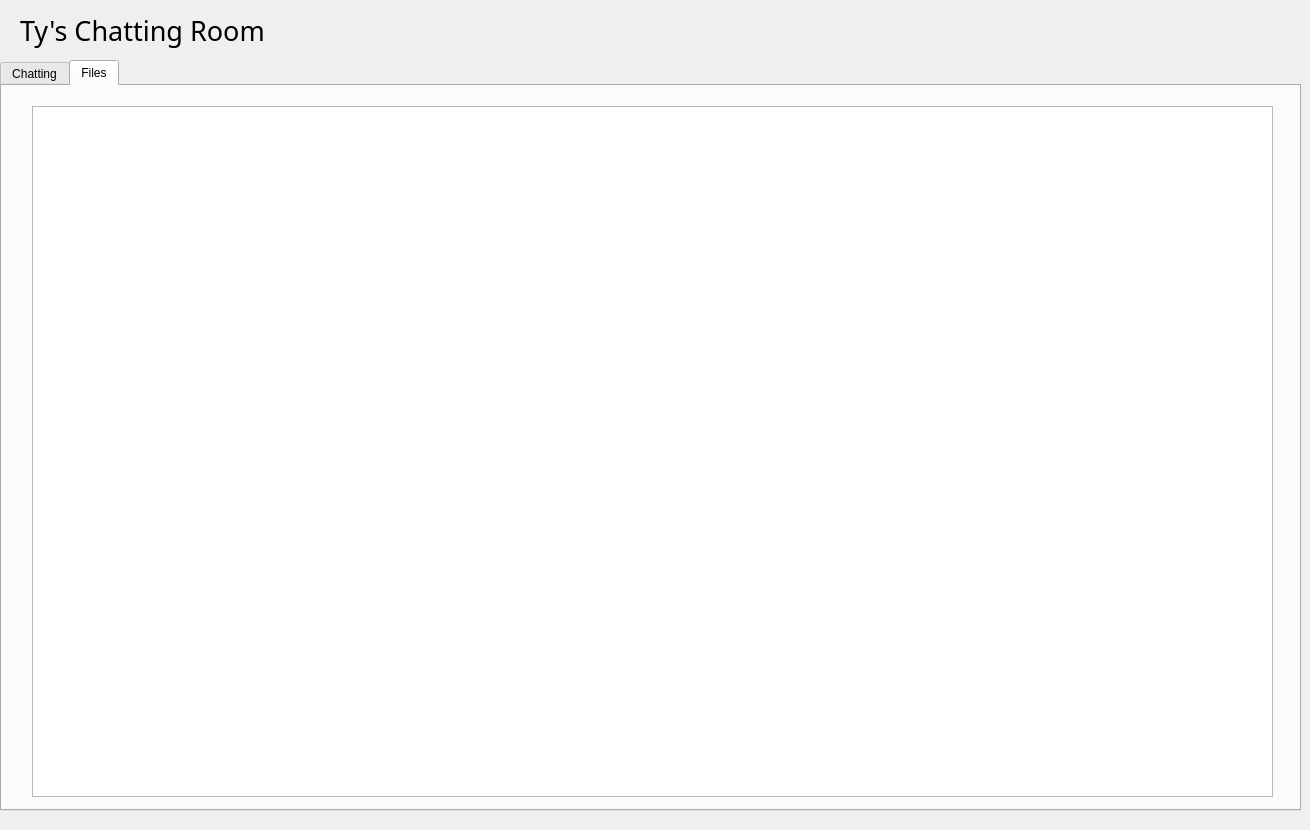
<?xml version="1.0" encoding="UTF-8"?>
<ui version="4.0">
 <class>Dialog</class>
 <widget class="QDialog" name="Dialog">
  <property name="geometry">
   <rect>
    <x>0</x>
    <y>0</y>
    <width>1310</width>
    <height>830</height>
   </rect>
  </property>
  <property name="windowTitle">
   <string>Dialog</string>
  </property>
  <widget class="QLabel" name="label">
   <property name="geometry">
    <rect>
     <x>20</x>
     <y>0</y>
     <width>321</width>
     <height>61</height>
    </rect>
   </property>
   <property name="font">
    <font>
     <family>Helvetica-Condensed-Black-Se</family>
     <pointsize>20</pointsize>
    </font>
   </property>
   <property name="text">
    <string>Ty's Chatting Room</string>
   </property>
  </widget>
  <widget class="QTabWidget" name="tabWidget">
   <property name="geometry">
    <rect>
     <x>0</x>
     <y>60</y>
     <width>1301</width>
     <height>751</height>
    </rect>
   </property>
   <property name="currentIndex">
    <number>1</number>
   </property>
   <widget class="QWidget" name="Chatting">
    <attribute name="title">
     <string>Chatting</string>
    </attribute>
    <widget class="QPlainTextEdit" name="Edit">
     <property name="geometry">
      <rect>
       <x>20</x>
       <y>490</y>
       <width>931</width>
       <height>151</height>
      </rect>
     </property>
    </widget>
    <widget class="QLabel" name="label_2">
     <property name="geometry">
      <rect>
       <x>980</x>
       <y>0</y>
       <width>321</width>
       <height>51</height>
      </rect>
     </property>
     <property name="font">
      <font>
       <family>Helvetica-Condensed-Black-Se</family>
       <pointsize>16</pointsize>
      </font>
     </property>
     <property name="cursor">
      <cursorShape>ArrowCursor</cursorShape>
     </property>
     <property name="text">
      <string>Your own Information</string>
     </property>
     <property name="textFormat">
      <enum>Qt::RichText</enum>
     </property>
     <property name="scaledContents">
      <bool>false</bool>
     </property>
     <property name="alignment">
      <set>Qt::AlignCenter</set>
     </property>
    </widget>
    <widget class="QLabel" name="label_3">
     <property name="geometry">
      <rect>
       <x>1010</x>
       <y>70</y>
       <width>81</width>
       <height>30</height>
      </rect>
     </property>
     <property name="font">
      <font>
       <family>Helvetica-Condensed-Black-Se</family>
       <pointsize>10</pointsize>
      </font>
     </property>
     <property name="text">
      <string>name:</string>
     </property>
    </widget>
    <widget class="QLabel" name="label_5">
     <property name="geometry">
      <rect>
       <x>1010</x>
       <y>140</y>
       <width>81</width>
       <height>30</height>
      </rect>
     </property>
     <property name="font">
      <font>
       <family>Helvetica-Condensed-Black-Se</family>
       <pointsize>10</pointsize>
      </font>
     </property>
     <property name="text">
      <string>age:</string>
     </property>
    </widget>
    <widget class="QLabel" name="label_4">
     <property name="geometry">
      <rect>
       <x>1010</x>
       <y>210</y>
       <width>81</width>
       <height>30</height>
      </rect>
     </property>
     <property name="font">
      <font>
       <family>Helvetica-Condensed-Black-Se</family>
       <pointsize>10</pointsize>
      </font>
     </property>
     <property name="text">
      <string>adrress:</string>
     </property>
    </widget>
    <widget class="QPushButton" name="send">
     <property name="geometry">
      <rect>
       <x>700</x>
       <y>650</y>
       <width>112</width>
       <height>41</height>
      </rect>
     </property>
     <property name="text">
      <string>send</string>
     </property>
    </widget>
    <widget class="QPushButton" name="close">
     <property name="geometry">
      <rect>
       <x>840</x>
       <y>650</y>
       <width>112</width>
       <height>41</height>
      </rect>
     </property>
     <property name="text">
      <string>close</string>
     </property>
    </widget>
    <widget class="QWidget" name="verticalLayoutWidget">
     <property name="geometry">
      <rect>
       <x>1109</x>
       <y>50</y>
       <width>171</width>
       <height>201</height>
      </rect>
     </property>
     <layout class="QVBoxLayout" name="verticalLayout">
      <item>
       <widget class="QLabel" name="name">
        <property name="font">
         <font>
          <family>Helvetica-Condensed-Black-Se</family>
          <pointsize>10</pointsize>
         </font>
        </property>
        <property name="text">
         <string/>
        </property>
       </widget>
      </item>
      <item>
       <widget class="QLabel" name="age">
        <property name="font">
         <font>
          <family>Helvetica-Condensed-Black-Se</family>
          <pointsize>10</pointsize>
         </font>
        </property>
        <property name="text">
         <string/>
        </property>
       </widget>
      </item>
      <item>
       <widget class="QLabel" name="address">
        <property name="font">
         <font>
          <family>Helvetica-Condensed-Black-Se</family>
          <pointsize>10</pointsize>
         </font>
        </property>
        <property name="text">
         <string/>
        </property>
       </widget>
      </item>
     </layout>
    </widget>
    <widget class="QPushButton" name="change_info">
     <property name="geometry">
      <rect>
       <x>1080</x>
       <y>293</y>
       <width>112</width>
       <height>41</height>
      </rect>
     </property>
     <property name="text">
      <string>Edit</string>
     </property>
    </widget>
    <widget class="QTextBrowser" name="messages">
     <property name="geometry">
      <rect>
       <x>20</x>
       <y>30</y>
       <width>931</width>
       <height>441</height>
      </rect>
     </property>
     <property name="horizontalScrollBarPolicy">
      <enum>Qt::ScrollBarAlwaysOff</enum>
     </property>
    </widget>
    <widget class="QTextBrowser" name="users">
     <property name="geometry">
      <rect>
       <x>1010</x>
       <y>390</y>
       <width>256</width>
       <height>251</height>
      </rect>
     </property>
    </widget>
   </widget>
   <widget class="QWidget" name="Files">
    <attribute name="title">
     <string>Files</string>
    </attribute>
    <widget class="QTableWidget" name="tableWidget">
     <property name="geometry">
      <rect>
       <x>30</x>
       <y>20</y>
       <width>1241</width>
       <height>691</height>
      </rect>
     </property>
     <property name="selectionMode">
      <enum>QAbstractItemView::SingleSelection</enum>
     </property>
     <property name="selectionBehavior">
      <enum>QAbstractItemView::SelectRows</enum>
     </property>
     <attribute name="horizontalHeaderVisible">
      <bool>false</bool>
     </attribute>
     <attribute name="horizontalHeaderCascadingSectionResizes">
      <bool>false</bool>
     </attribute>
     <attribute name="horizontalHeaderDefaultSectionSize">
      <number>300</number>
     </attribute>
     <attribute name="horizontalHeaderHighlightSections">
      <bool>true</bool>
     </attribute>
     <column>
      <property name="text">
       <string>FileName</string>
      </property>
     </column>
     <column>
      <property name="text">
       <string>Size</string>
      </property>
     </column>
     <column>
      <property name="text">
       <string>uploaders</string>
      </property>
     </column>
     <column>
      <property name="text">
       <string>operation</string>
      </property>
     </column>
    </widget>
   </widget>
  </widget>
 </widget>
 <resources/>
 <connections>
  <connection>
   <sender>close</sender>
   <signal>clicked()</signal>
   <receiver>tabWidget</receiver>
   <slot>close()</slot>
   <hints>
    <hint type="sourcelabel">
     <x>918</x>
     <y>755</y>
    </hint>
    <hint type="destinationlabel">
     <x>1035</x>
     <y>742</y>
    </hint>
   </hints>
  </connection>
 </connections>
</ui>
